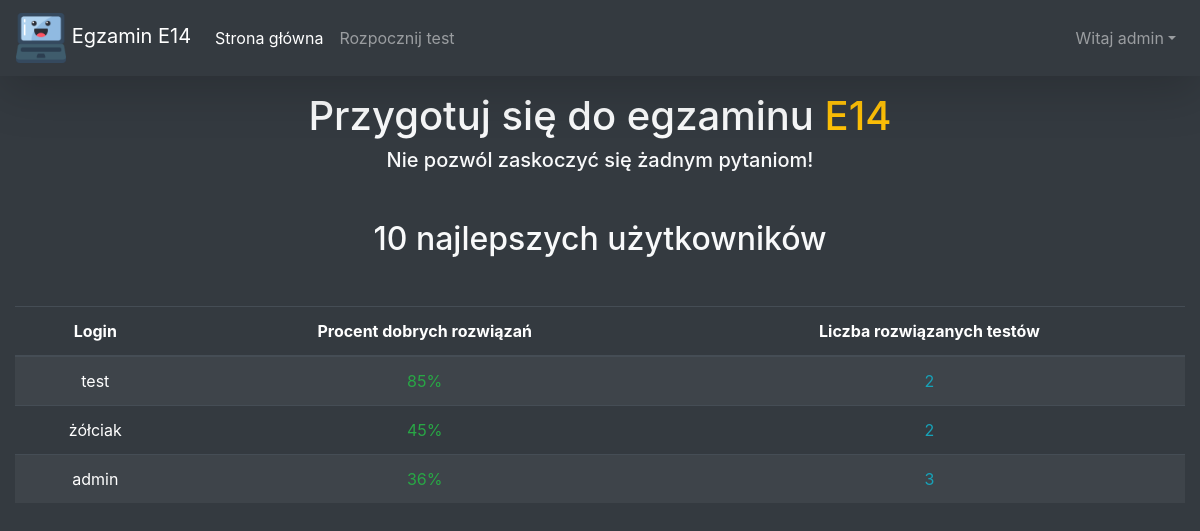
The app's page /index.php (signed in) with its own data.
### tables this page shows
CREATE TABLE `uzytkownicy` (
  `id` int(11) NOT NULL,
  `login` varchar(40) NOT NULL,
  `password` varchar(60) NOT NULL,
  `isAdmin` tinyint(1) NOT NULL DEFAULT '0',
  `good_answers` int(11) NOT NULL DEFAULT '0',
  `all_answers` int(11) NOT NULL DEFAULT '0'
);

### scripts/generate_users_best_table.php (the view, shortened to what this page needs)
<?php
echo ('<div class="table-responsive"><table class="table table-striped table-dark table-hover">');
echo ('<thead><tr>');
echo ('<th scope="col">Login</th>');
echo ('<th scope="col">Procent dobrych rozwiązań</th>');
echo ('<th scope="col">Liczba rozwiązanych testów</th>');
echo ('</thead></tr>');
echo ("<tbody>");
$conn = include("database_con.php");
$stmt = $conn->prepare("SELECT * FROM uzytkownicy ORDER BY (all_answers - good_answers) / all_answers ASC, all_answers DESC LIMIT 10");
$stmt->execute();
$result = $stmt->get_result();
while ($row = $result->fetch_assoc()) {
    if ($row["all_answers"] != 0) {
        echo ('<tr>');
        echo ('<td>' . $row["login"] . '</td>');
        echo ('<td class="text-success">' . strval(floor(intval($row["good_answers"]) / intval($row["all_answers"]) * 100)) . '%</td>');
        echo ('<td class="text-info">' . strval((intval($row["all_answers"]) / 10)) . '</td>');
        echo ('</tr>');
    }
}
echo ('</tbody></table></div>');

### css/style.css (style rules this page uses)
.fill-height { min-height: 100vh; }

### records on screen
uzytkownicy: login "test", good_answers+all_answers "85", intval($row['all_answers'])/10 "2"
uzytkownicy: login "żółciak", good_answers+all_answers "45", intval($row['all_answers'])/10 "2"
uzytkownicy: login "admin", good_answers+all_answers "36", intval($row['all_answers'])/10 "3"

### other values on screen
$_SESSION["user"] "admin"
